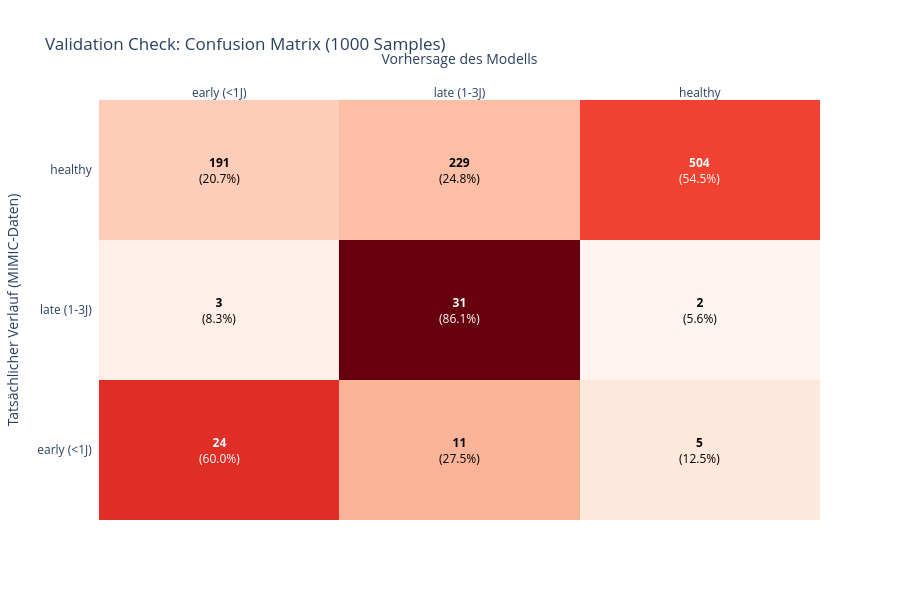

This figure's notebook cell:
### Markdown cell above
# 5. Visualisation Prediction Performance

### Code cell
if sample: 
    X_val = X_val_sample
    y_val = y_val_sample
else: 
    X_val = X_val
    y_val = y_val
# 1. Normalisierung der Confusion Matrix (Zeilenweise)
# Wie viel % der tatsächlichen Klasse wurden wie vorhergesagt?
# WICHTIG: Wir vergleichen hier mit y_val_sample, da wir nur darauf vorhergesagt haben!

cm = confusion_matrix(y_val, y_val_pred)
cm_perc = cm.astype('float') / cm.sum(axis=1)[:, np.newaxis]

labels = ['early (<1J)', 'late (1-3J)', 'healthy']

# 2. Text für die Boxen (Absolute Zahl + Prozent)
annot_text = [
    [f"<b>{val}</b><br>({perc:.1%})" for val, perc in zip(row_val, row_perc)]
    for row_val, row_perc in zip(cm, cm_perc)
]

# 3. Interaktive Heatmap
fig = ff.create_annotated_heatmap(
    cm_perc, 
    x=labels, 
    y=labels, 
    annotation_text=annot_text, 
    colorscale='Reds' # 'Reds' hebt die Treffer besser hervor
)
if sample:
    fig.update_layout(
        title='Validation Check: Confusion Matrix (1000 Samples)',
        xaxis_title="Vorhersage des Modells",
        yaxis_title="Tatsächlicher Verlauf (MIMIC-Daten)",
        template="plotly_white",
        height=600
    )
else:
    fig.update_layout(
        title='Validation Check: Confusion Matrix (3000 Samples)',
        xaxis_title="Vorhersage des Modells",
        yaxis_title="Tatsächlicher Verlauf (MIMIC-Daten)",
        template="plotly_white",
        height=600
    )

fig.show()

### Figure 1 — Plotly figure (JSON) as saved in the notebook; plotly's stock layout.template omitted (floating-point values rounded to 4 significant figures)
{"data": [{"colorscale": [[0, "rgb(255,245,240)"], [0.125, "rgb(254,224,210)"], [0.25, "rgb(252,187,161)"], [0.375, "rgb(252,146,114)"], [0.5, "rgb(251,106,74)"], [0.625, "rgb(239,59,44)"], [0.75, "rgb(203,24,29)"], [0.875, "rgb(165,15,21)"], [1, "rgb(103,0,13)"]], "reversescale": false, "showscale": false, "type": "heatmap", "x": ["early (<1J)", "late (1-3J)", "healthy"], "y": ["early (<1J)", "late (1-3J)", "healthy"], "z": [[0.6, 0.275, 0.125], [0.08333, 0.8611, 0.05556], [0.2067, 0.2478, 0.5455]]}], "layout": {"annotations": [{"font": {"color": "#FFFFFF"}, "showarrow": false, "text": "<b>24</b><br>(60.0%)", "x": "early (<1J)", "xref": "x", "y": "early (<1J)", "yref": "y"}, {"font": {"color": "#000000"}, "showarrow": false, "text": "<b>11</b><br>(27.5%)", "x": "late (1-3J)", "xref": "x", "y": "early (<1J)", "yref": "y"}, {"font": {"color": "#000000"}, "showarrow": false, "text": "<b>5</b><br>(12.5%)", "x": "healthy", "xref": "x", "y": "early (<1J)", "yref": "y"}, {"font": {"color": "#000000"}, "showarrow": false, "text": "<b>3</b><br>(8.3%)", "x": "early (<1J)", "xref": "x", "y": "late (1-3J)", "yref": "y"}, {"font": {"color": "#FFFFFF"}, "showarrow": false, "text": "<b>31</b><br>(86.1%)", "x": "late (1-3J)", "xref": "x", "y": "late (1-3J)", "yref": "y"}, {"font": {"color": "#000000"}, "showarrow": false, "text": "<b>2</b><br>(5.6%)", "x": "healthy", "xref": "x", "y": "late (1-3J)", "yref": "y"}, {"font": {"color": "#000000"}, "showarrow": false, "text": "<b>191</b><br>(20.7%)", "x": "early (<1J)", "xref": "x", "y": "healthy", "yref": "y"}, {"font": {"color": "#000000"}, "showarrow": false, "text": "<b>229</b><br>(24.8%)", "x": "late (1-3J)", "xref": "x", "y": "healthy", "yref": "y"}, {"font": {"color": "#FFFFFF"}, "showarrow": false, "text": "<b>504</b><br>(54.5%)", "x": "healthy", "xref": "x", "y": "healthy", "yref": "y"}], "height": 600, "title": {"text": "Validation Check: Confusion Matrix (1000 Samples)"}, "xaxis": {"dtick": 1, "gridcolor": "rgb(0, 0, 0)", "side": "top", "ticks": "", "title": {"text": "Vorhersage des Modells"}}, "yaxis": {"dtick": 1, "ticks": "", "ticksuffix": "  ", "title": {"text": "Tatsächlicher Verlauf (MIMIC-Daten)"}}}}
